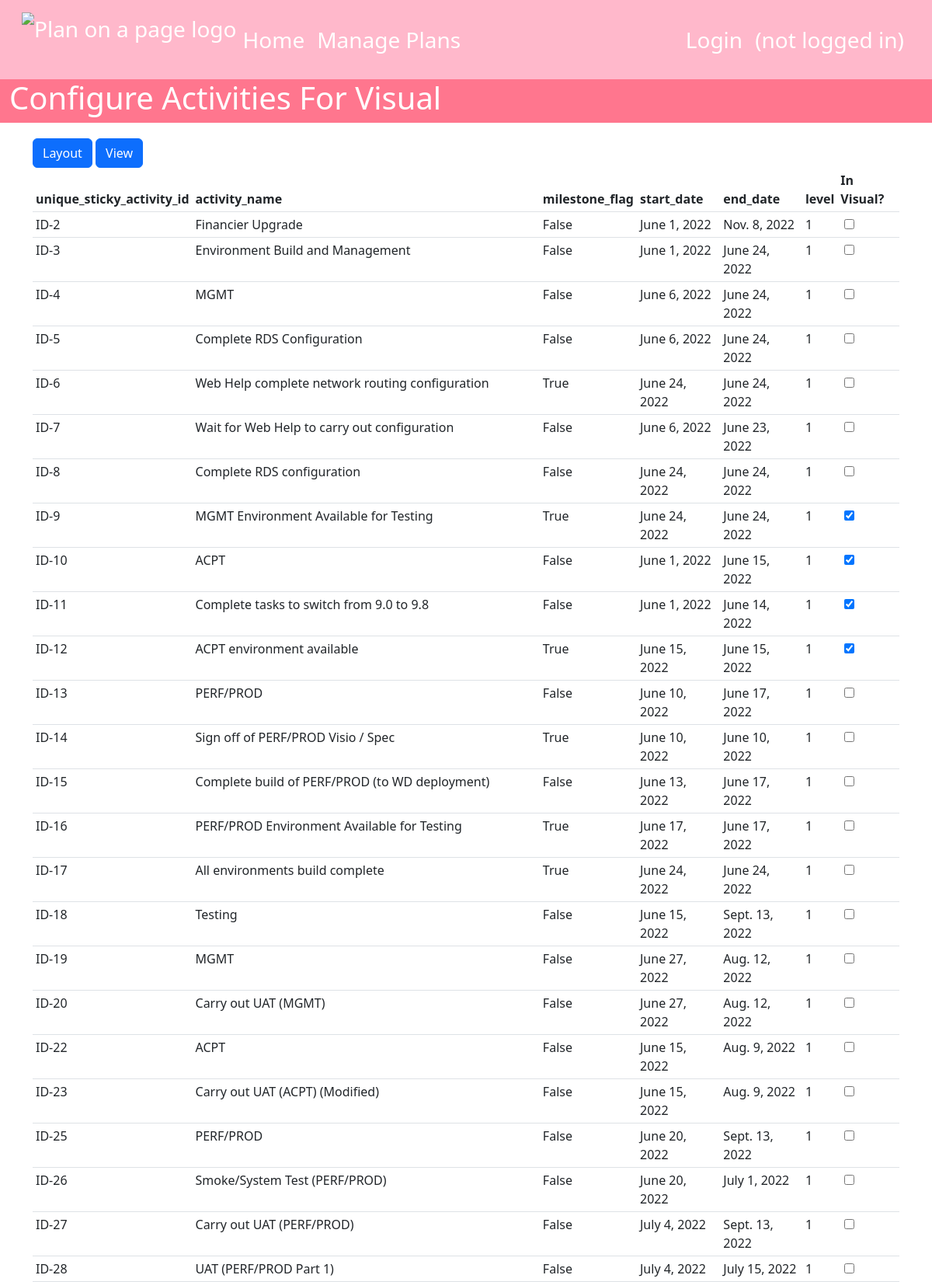
The app's page /pv/configure-visual-activities/21/ (upper part) with its own data.
### plan_visual_django/models.py (models this page shows, shortened)
class PlanField(models.Model):
    class PlanFieldName(models.TextChoices):
        STICKY_UID = "unique_sticky_activity_id", True, 'Unique id for activity'
        NAME = "activity_name", True, 'Name of activity'
        DURATION = "duration", False, 'Work effort for activity (not stored, used to work out whether this is a milestone)'
        MILESTONE_FLAG = "milestone_flag", True, 'Is this activity a milestone'
        START = "start_date", True, 'Start date of activity'
        END = "end_date", True, 'End date of activity'
        LEVEL = "level", True, 'The level in the hierarchy of the an activity'
    class StoredPlanFieldType(models.TextChoices):
        INTEGER = "INT", "Integer"
        STRING = "STR", "String"
        DATE = "DATE", "Date (without time)"
        BOOL = "BOOL", "Boolean"
    field_name = models.CharField(max_length=50, choices=PlanFieldName.choices, help_text="field name used in common datastructure for plan")
    field_type = models.CharField(max_length=20, choices=StoredPlanFieldType.choices)
    field_description = models.TextField(max_length=1000)
    required_flag = models.BooleanField(default=True)
    sort_index = models.IntegerField()
    class Meta:
        ordering = ('sort_index', )
    def get_plan_field_name(self):
        return self.PlanFieldName(self.field_name)
    @staticmethod
    def plan_headings(include_not_stored=False):
        headings = [field.field_name for field in PlanField.objects.all() if field.get_plan_field_name().is_stored is True]
        return headings

class PlanActivity(models.Model):
    plan = models.ForeignKey(Plan, on_delete=models.CASCADE)
    unique_sticky_activity_id = models.CharField(max_length=50)
    activity_name = models.CharField(max_length=200)
    milestone_flag = models.BooleanField(default=False)
    start_date = models.DateField()
    end_date = models.DateField()
    level = models.IntegerField(default=1)
    class Meta:
        verbose_name_plural = " Plan activities"

### plan_visual_django/views.py (the view)
# urls.py: path("configure-visual-activities/<int:visual_id>/", views.configure_visual_activities, name='configure-visual'),
def configure_visual_activities(request, visual_id):
    visual = PlanVisual.objects.get(id=visual_id)  # get() returns exactly one result or raises an exception
    plan = visual.plan
    plan_activities = plan.planactivity_set.all()
    plan_activities_list = []
    for activity in plan_activities:
        activity_data = {
            "unique_sticky_id": activity.unique_sticky_activity_id,
            "field_list": [],
        }
        for field_name in PlanField.plan_headings():
            if field_name != "unique_sticky_activity_id":  # Already included this
                activity_data['field_list'].append((field_name, getattr(activity, field_name)))
        try:
            visual_activity = visual.visualactivity_set.get(unique_id_from_plan=activity.unique_sticky_activity_id)
        except VisualActivity.DoesNotExist:
            enabled = False
        else:
            enabled = visual_activity.enabled
        activity_data['field_list'].append(("enabled", enabled))
        plan_activities_list.append(activity_data)
    context = {
        'visual_id': visual.id,
        'headings': PlanField.plan_headings(),
        'plan_activities': plan_activities_list
    }
    return render(request, "plan_visual_django/pv_configure_visual_activities.html", context)

### templates/plan_visual_django/pv_configure_visual_activities.html (shortened to what this page needs)
{% extends "plan_visual_django/pv_base.html" %}
{% block page_heading %}Configure Activities For Visual{% endblock %}
{% block main_content %}
    <div class="row">
        <div class="col-md-12">
            <a class="btn btn-primary" href="/pv/layout-visual/{{ visual_id }}">Layout</a>
            <a class="btn btn-primary" href="/pv/visual/{{ visual_id }}">View</a>
            <table class="table responsive table-sm">
                <thead>
                    <tr>
                        {% for heading in headings %}
                            <th>{{ heading }}</th>
                        {% endfor %}
                        <th>In Visual?</th>
                    </tr>
                </thead>
                <tbody>
                {% for activity_data in plan_activities %}
                    <tr>
                        <td>{{ activity_data.unique_sticky_id }}</td>
                        {% for name, value in activity_data.field_list %}
                            {% if name == "enabled" %}
                                <td>
                                    <input id="{{ activity_data.unique_sticky_id }}"
                                           type="checkbox" onchange="add_delete_activity(this)"
                                           {{ value|yesno:"checked,unchecked" }}>
                                </td>
                            {%  else %}
                                <td>{{ value }}</td>
                            {% endif %}
                        {% endfor %}
                    </tr>
                {% endfor %}
                </tbody>
            </table>
        </div>
    </div>
{% endblock %}

### records on screen
PlanField: headings "unique_sticky_activity_id"
PlanField: headings "activity_name"
PlanField: headings "milestone_flag"
PlanField: headings "start_date"
PlanField: headings "end_date"
PlanField: headings "level"
PlanActivity: unique_sticky_id "ID-2", field_list "Financier Upgrade" "June 1, 2022" "Nov. 8, 2022"
PlanActivity: unique_sticky_id "ID-3", field_list "Environment Build and Management" "June 1, 2022" "June 24, 2022"
PlanActivity: unique_sticky_id "ID-4", field_list "MGMT" "June 6, 2022" "June 24, 2022"
PlanActivity: unique_sticky_id "ID-5", field_list "Complete RDS Configuration" "June 6, 2022" "June 24, 2022"
PlanActivity: unique_sticky_id "ID-6", field_list "Web Help complete network routing configuration" "June 24, 2022" "June 24, 2022"
PlanActivity: unique_sticky_id "ID-7", field_list "Wait for Web Help to carry out configuration" "June 6, 2022" "June 23, 2022"
PlanActivity: unique_sticky_id "ID-8", field_list "Complete RDS configuration" "June 24, 2022" "June 24, 2022"
PlanActivity: unique_sticky_id "ID-9", field_list "MGMT Environment Available for Testing" "June 24, 2022" "June 24, 2022"
PlanActivity: unique_sticky_id "ID-10", field_list "ACPT" "June 1, 2022" "June 15, 2022"
PlanActivity: unique_sticky_id "ID-11", field_list "Complete tasks to switch from 9.0 to 9.8" "June 1, 2022" "June 14, 2022"
PlanActivity: unique_sticky_id "ID-12", field_list "ACPT environment available" "June 15, 2022" "June 15, 2022"
PlanActivity: unique_sticky_id "ID-13", field_list "PERF/PROD" "June 10, 2022" "June 17, 2022"
PlanActivity: unique_sticky_id "ID-14", field_list "Sign off of PERF/PROD Visio / Spec" "June 10, 2022" "June 10, 2022"
PlanActivity: unique_sticky_id "ID-15", field_list "Complete build of PERF/PROD (to WD deployment)" "June 13, 2022" "June 17, 2022"
PlanActivity: unique_sticky_id "ID-16", field_list "PERF/PROD Environment Available for Testing" "June 17, 2022" "June 17, 2022"
PlanActivity: unique_sticky_id "ID-17", field_list "All environments build complete" "June 24, 2022" "June 24, 2022"
PlanActivity: unique_sticky_id "ID-18", field_list "Testing" "June 15, 2022" "Sept. 13, 2022"
PlanActivity: unique_sticky_id "ID-19", field_list "MGMT" "June 27, 2022" "Aug. 12, 2022"
PlanActivity: unique_sticky_id "ID-20", field_list "Carry out UAT (MGMT)" "June 27, 2022" "Aug. 12, 2022"
PlanActivity: unique_sticky_id "ID-22", field_list "ACPT" "June 15, 2022" "Aug. 9, 2022"
PlanActivity: unique_sticky_id "ID-23", field_list "Carry out UAT (ACPT) (Modified)" "June 15, 2022" "Aug. 9, 2022"
PlanActivity: unique_sticky_id "ID-25", field_list "PERF/PROD" "June 20, 2022" "Sept. 13, 2022"
PlanActivity: unique_sticky_id "ID-26", field_list "Smoke/System Test (PERF/PROD)" "June 20, 2022" "July 1, 2022"
PlanActivity: unique_sticky_id "ID-27", field_list "Carry out UAT (PERF/PROD)" "July 4, 2022" "Sept. 13, 2022"
PlanActivity: unique_sticky_id "ID-28", field_list "UAT (PERF/PROD Part 1)" "July 4, 2022" "July 15, 2022"

### other values on screen
{{ value }} "False" "1" "False" "1" "False" "1" "False" "1" "True" "1" "False" "1" "False" "1" "True" "1" "False" "1" "False" "1" "True" "1" "False" "1" "True" "1" "False" "1" "True" "1" "True" "1" "False" "1" "False" "1" "False" "1" "False" "1" "False" "1" "False" "1" "False" "1" "False" "1" "False" "1"
